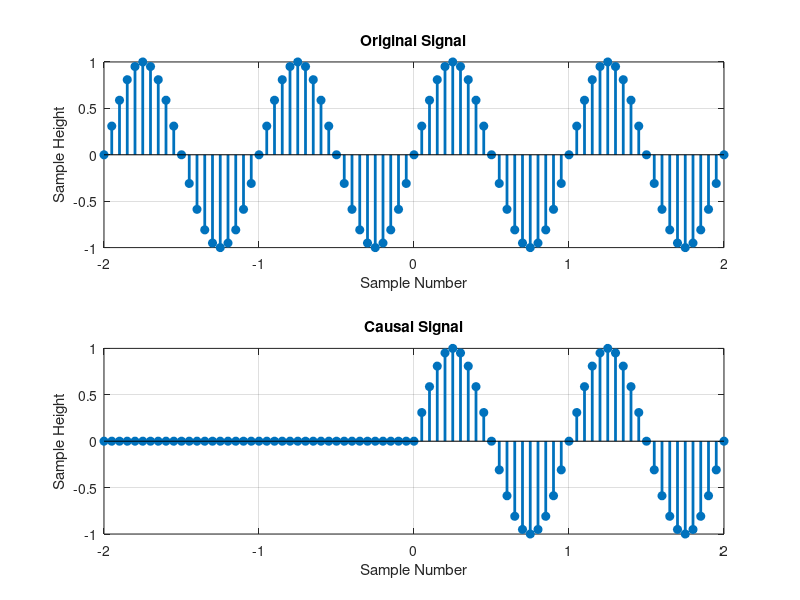

Write the MATLAB code that produced this figure.
n = -2:1/20:2;
sig = sin(2*pi*n);
unit = n>=0;
sig2 = sig.*unit;
title('All Signals');
xlabel('Sample Number');
ylabel('Sample Height');
subplot(2,1,1);
stem(n, sig, 'filled', 'linewidth', 2);
grid on;
title('Original Signal')
xlabel('Sample Number');
ylabel('Sample Height');
subplot(2,1,2);
stem(n, sig2,'filled',  'linewidth', 2);
grid on;
title('Causal Signal')
xlabel('Sample Number');
ylabel('Sample Height');
